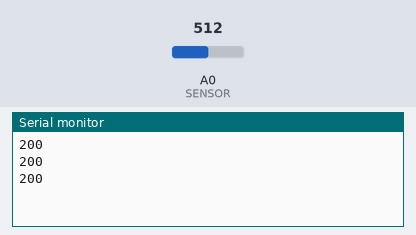
A sketch run on a simulated Arduino Uno, built with avr-gcc and run on an emulated ATmega328P. On the bench: the last lines printed to the serial monitor. Inputs (shaded band) come from the test bench; at power-on: A0 (SENSOR) = 512.

Above: at 1.3 s.
1.4 s: A0 (SENSOR) set to 716
At 1.9 s:
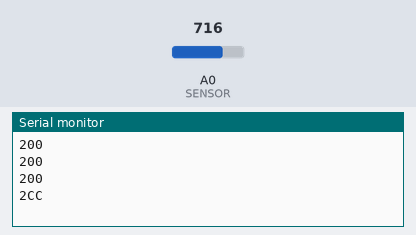
3.5 s: A0 (SENSOR) set to 511
At 3.9 s:
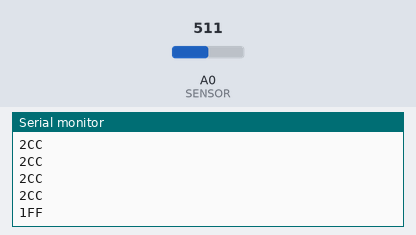
5.5 s: A0 (SENSOR) set to 122
At 5.9 s:
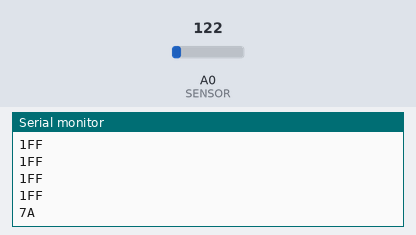

The sketch:

analog_serial.ino
```cpp
// get Analog data and send it via USB-serial
// in order to view the value in IDE, click Serial Monitor

const int SENSOR = 0 ;
int val = 0;

void setup() {
  Serial.begin(38400);
}

void loop() {
  val = analogRead(SENSOR) ;

  Serial.println(val, HEX) ;
  delay(500) ;
}
```

Measured:
- after the input at 1.4 s, the serial monitor: prints a new line after 0.10 s (image 1)
- after the input at 3.5 s, the serial monitor: prints a new line at once (image 2)
- after the input at 5.5 s, the serial monitor: prints a new line at once (image 3)
